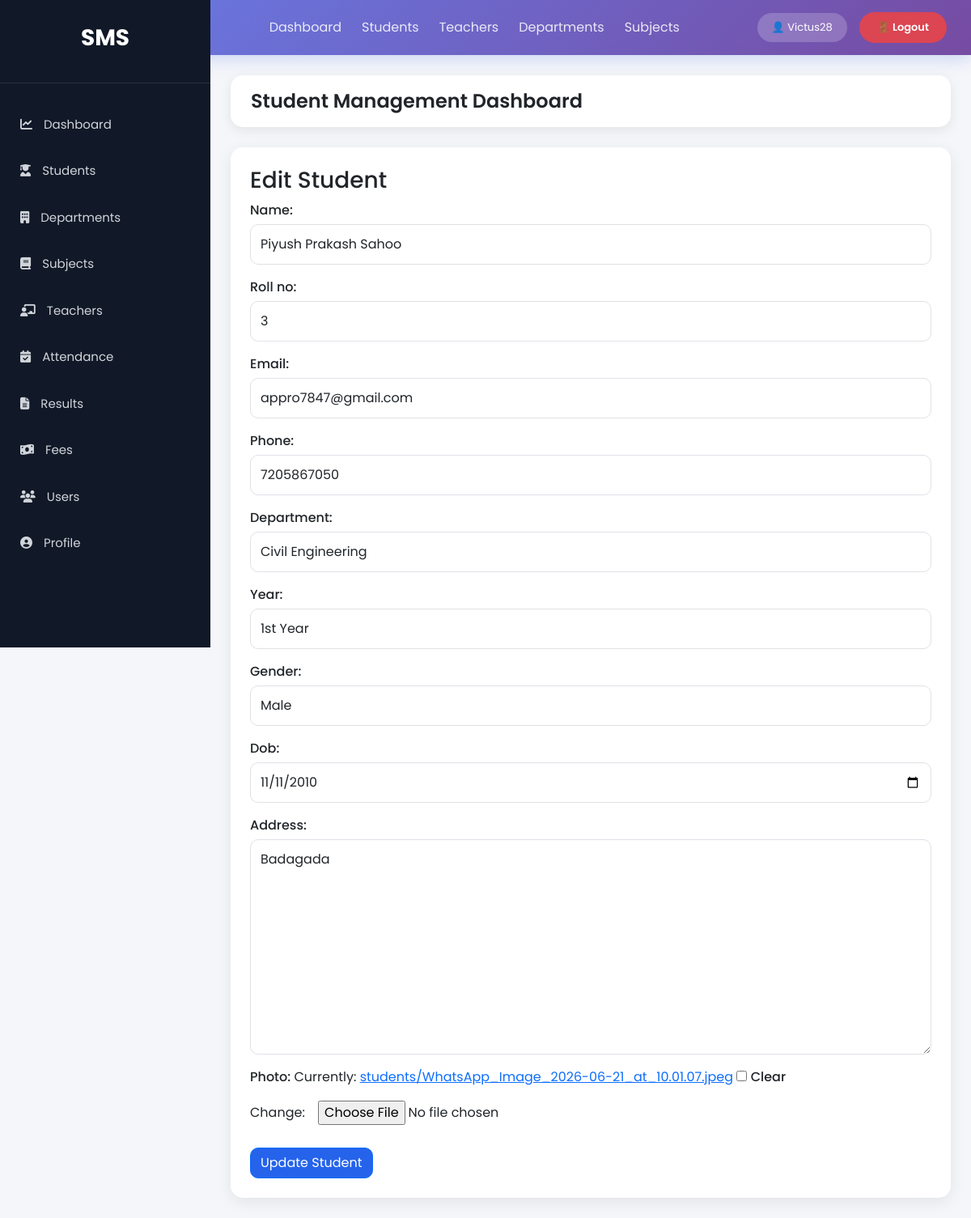
/students/edit/3/ (signed in), run on an earlier commit of the app's database.
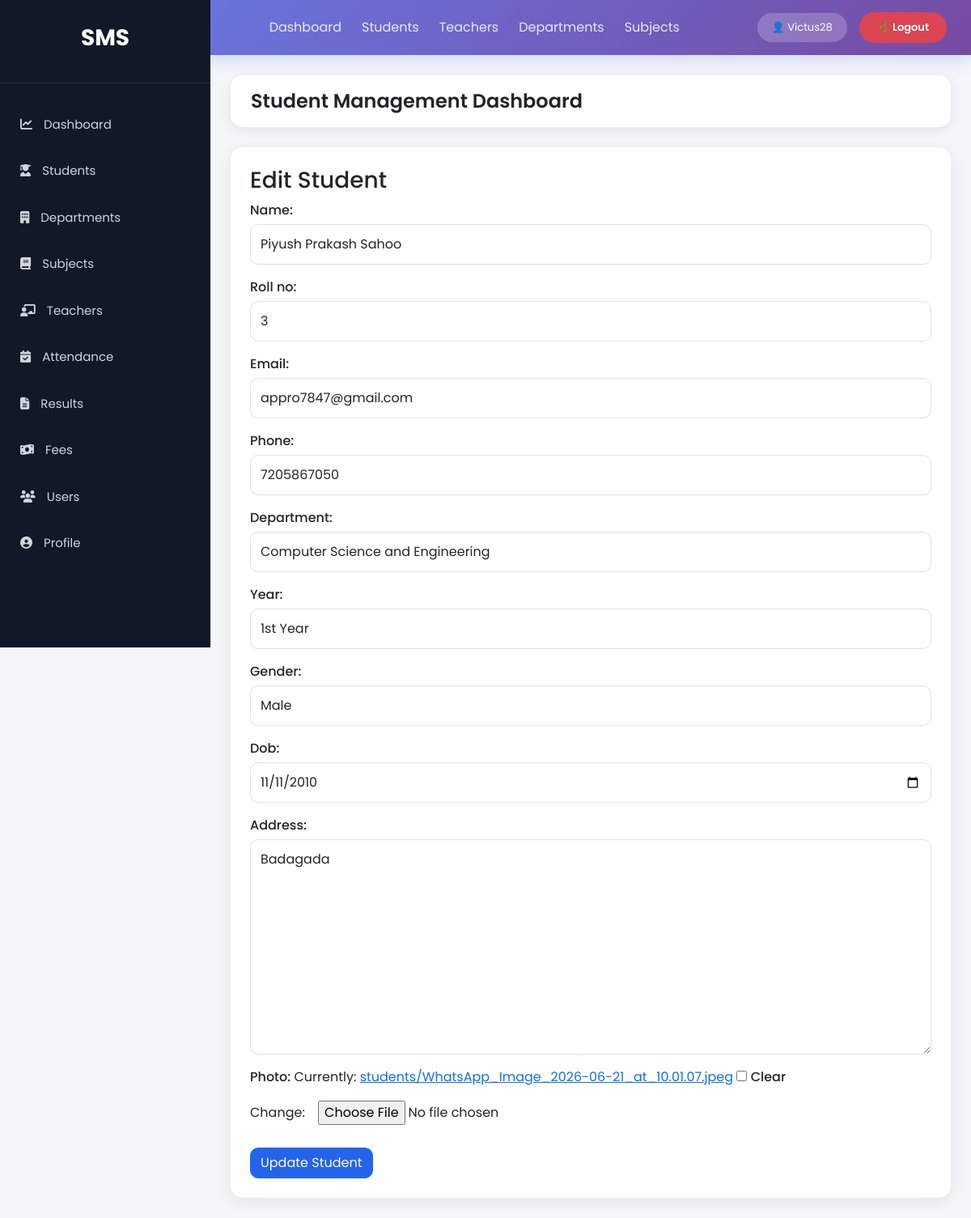
And on a later commit of the database.
### StudentManage_app/models.py (models this page shows, shortened)
class Student(models.Model):
    YEAR_CHOICES = (
        ('1st Year', '1st Year'),
        ('2nd Year', '2nd Year'),
        ('3rd Year', '3rd Year'),
        ('4th Year', '4th Year'),
    )
    GENDER_CHOICES = (
        ('Male', 'Male'),
        ('Female', 'Female'),
        ('Other', 'Other'),
    )
    name = models.CharField(max_length=100)
    roll_no = models.CharField(max_length=20, unique=True)
    email = models.EmailField(unique=True)
    phone = models.CharField(max_length=15)
    department = models.ForeignKey(Department, on_delete=models.CASCADE, related_name='students')
    year = models.CharField(max_length=20, choices=YEAR_CHOICES)
    gender = models.CharField(max_length=20, choices=GENDER_CHOICES)
    dob = models.DateField()
    address = models.TextField()
    photo = models.ImageField(upload_to='students/', blank=True, null=True)
    created_at = models.DateTimeField(auto_now_add=True,null=True,blank=True)
    class Meta:
        ordering = ['-name']

class Department(models.Model):
    name = models.CharField(max_length=100)
    hod = models.ForeignKey(
        'Teacher',  # Use string reference to avoid circular import
        on_delete=models.SET_NULL,  # Keep department if teacher is deleted
        null=True,
        blank=True,
        related_name='headed_departments'  # Access from Teacher side
    )
    def __str__(self):
        return self.name

### StudentManage_app/views.py (the view)
# urls.py: path('students/edit/<int:id>/',views.edit_student,name='edit_student'),
@login_required
def edit_student(request, id):
    student = get_object_or_404(Student, id=id)
    if request.method == 'POST':
        form = StudentForm(request.POST, request.FILES, instance=student)
        if form.is_valid():
            form.save()
            return redirect('student_list')
    else:
        form = StudentForm(instance=student)
    context = {'form': form, 'student': student}
    return render(request, 'StudentManage_app/edit.html', context)

### StudentManage_app/forms.py
class StudentForm(forms.ModelForm):
    class Meta:
        model = Student
        fields = '__all__'  #the auto generated form will include all the fields of the model
        widgets = {
            'name': forms.TextInput(attrs={'class': 'form-control'}),
            'roll_no': forms.TextInput(attrs={'class': 'form-control'}),
            'email': forms.EmailInput(attrs={'class': 'form-control'}),
            'phone': forms.TextInput(attrs={'class': 'form-control'}),
            'department': forms.Select(attrs={'class': 'form-control'}),
            'year': forms.Select(attrs={'class': 'form-control'}),
            'gender': forms.Select(attrs={'class': 'form-control'}),
            'dob': forms.DateInput(attrs={'type': 'date','class': 'form-control'}),
            'address': forms.Textarea(attrs={'class': 'form-control'}),
        }

### StudentManage_app/templates/StudentManage_app/edit.html (shortened to what this page needs)
{% extends 'base.html' %}
{% block content %}
<div class="card p-4">
<h3>Edit Student</h3>
<form method="POST"
enctype="multipart/form-data">
{{ form.as_p }}
<button class="btn btn-primary">
Update Student
</button>
</form>
</div>
{% endblock %}

What changed in the data, as far as the page shows it:
changed Student "appro7847@gmail.com": department "Civil Engineering" → "Computer Science and Engineering"
